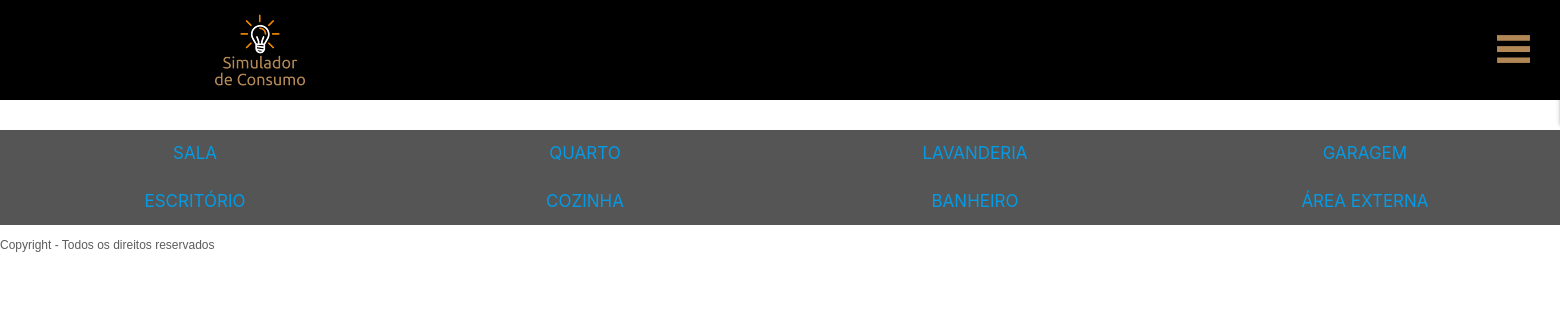
/simulador/aparelhos/consumo/sala/, run on the app's committed database.
### ambientes/models.py (models this page shows, shortened)
class Ambiente(models.Model):
    name = models.CharField(verbose_name='Nome do ambiente', max_length=100, blank=True)
    slug = models.SlugField(verbose_name='Atalho', blank=True, unique=True, max_length=100)
    created_at = models.DateTimeField(verbose_name='Criado em',auto_now_add=True)
    updated_at = models.DateTimeField(verbose_name='Atualizado em', auto_now=True)
    class Meta:
        db_table = 'ambiente'
        verbose_name = 'Ambiente'
        verbose_name_plural = 'Ambientes'
        ordering = ['name']

### aparelhos/views.py (the view)
# urls.py: path('consumo/<slug:slug>/', views.simulator, name='teste'),
def simulator(request, slug):
    context={}
    ambientes = Ambiente.objects.prefetch_related('ambientes').order_by('id')
    apps = Aparelho_Ambiente.objects.prefetch_related('ambientes','aparelhos').values(
        'aparelho__name'
    ).filter(ambiente__slug=slug)
    context = {
        'ambientes':ambientes,
        'apps':apps,
    }
    return render(request, 'aparelhos/simulador.html', context)

### aparelhos/templates/aparelhos/simulador.html (shortened to what this page needs)
{% extends "base.html" %}
{% block content %}
<div class="body">
    {% for ambiente in ambientes %}
        <button class="tablink" onclick="openPage('{{ ambiente.name }}', this, 'red')"><a>{{ ambiente.name }}</a></button>
    {% endfor %}
</body>
{% endblock %}

### templates/static/css/estilo.css (style rules this page uses)
* { margin: 0; padding: 0; box-sizing: border-box; }
body { font-family:'Montserrat', sans-serif; overflow-x: hidden; height: 100%; }
.body { height: 100%; font-family: Arial; }
.tablink { background-color: #555; color: white; float: left; border: none; outline: none; cursor: pointer; padding: 14px 16px; font-size: 17px; width: 25%; }

### data on the page
Ambiente: name "SALA"
Ambiente: name "QUARTO"
Ambiente: name "LAVANDERIA"
Ambiente: name "GARAGEM"
Ambiente: name "ESCRITÓRIO"
Ambiente: name "COZINHA"
Ambiente: name "BANHEIRO"
Ambiente: name "ÁREA EXTERNA"
